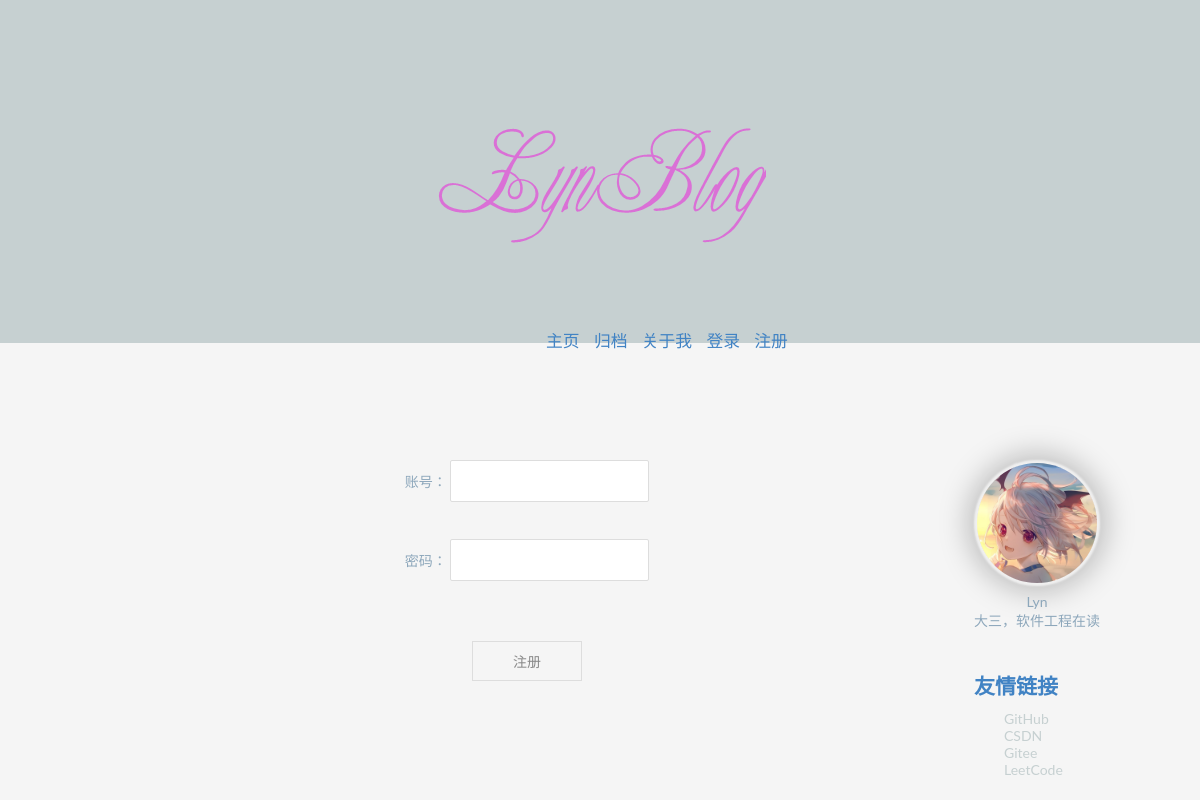
/register.php, run on the app's committed database.
### tables this page shows
CREATE TABLE `friends` (
  `name` varchar(254) NOT NULL,
  `url` varchar(500) NOT NULL
);

### register.php (the view, shortened to what this page needs)
<!DOCTYPE html PUBLIC "-//W3C//DTD XHTML 1.0 Transitional//EN"
    "http://www.w3.org/TR/xhtml1/DTD/xhtml1-transitional.dtd">
<html xmlns="http://www.w3.org/1999/xhtml">
<?php
include("config.php");
$sql2 = "select * from friends";
$result2 = mysqli_query($con, $sql2);
$isLogin = 1
?>
<head>
    <link rel="stylesheet" href="css/common.css">
    <link rel="stylesheet" href="css/login.css">
    <link rel="stylesheet" href="css/markdown.css">
</head>
<body>
<div id="container">
    <div id="wrap">
        <header id="header">
            <div id="banner">
                <img src="images/banner.png" alt="">
            </div>
            <ul>
                <li><a href="index.php">主页</a></li>
                <li><a href="archives.php">归档</a></li>
                <li><a href="about.php">关于我</a></li>
                <?php
                if ($isLogin == 1) {
                    ?>
                    <li><a href="login.php">登录</a></li>
                    <li><a href="register.php">注册</a></li>
                    <?php
                }
                ?>
            </ul>
        </header>
    </div>
    <aside>
        <div id="profile">
            <img class="profile img-circle loading" src="images/me.jpg" alt=""/>
            <p>Lyn</p>
            <p>大三，软件工程在读</p>
        </div>
        <div id="friend-link">
            <h1 class="catalog">友情链接</h1>
            <ul>
                <?php
                while ($row = mysqli_fetch_array($result2)) {
                    ?>
                    <li><a href="<?php echo $row[1] ?>"><span><?php echo $row[0] ?></span></a></li>
                    <?php
                }
                ?>
            </ul>
        </div>
        <br>
    </aside>
    <div id="comments" class="comments-area">
        <center>
            <br>
            <form name="form1" id="form1" method="post" action="postRegister.php" onsubmit="return CheckPost();">
                <p><label for="username"></label>
                    <label>
                        <span>账号：</span>
                        <input name="username" type="text" id="username" value="">
                    </label>
                </p>
                <br>
                <p><label for="password"></label>
                    <label>
                        <span>密码：</span>
                        <input name="password" type="password" id="password" value="">
                    </label>
                </p>
                <p>
                    <input type="submit" name="button" id="button" value="注册">
                </p>
            </form>
        </center>
    </div>
</div>
</body>
</html>

### css/common.css (style rules this page uses)
* { vertical-align: baseline; font-weight: inherit; font-family: inherit; font-style: inherit; font-size: 100%; outline: 0; padding: 0; margin: 0; border: 0; }
body { background-color: #f5f5f5; font-family: Lato, "Microsoft Jhenghei", "Hiragino Sans GB", "Microsoft YaHei", sans-serif; font-size: 14px; color: #8da7bb; font-smoothing: antialiased; -webkit-font-smoothing: antialiased; }
ul li { list-style: none; }
a { text-decoration: none; color: #c6d0d1; }
a:link, a:visited { color: #c6d0d1; }
img.profile { max-width: 120px; margin-top: 50px; -webkit-transition: 500ms; -moz-transition: 500ms; margin-bottom: 10px; transition: 500ms; border-radius: 100px; -moz-border-radius: 100px; -webkit-border-radius: 100px; -webkit-box-shadow: 0px 0px 2px 3px rgba(255, 255, 255, 0.7), 0px 0px 30px 8px rgba(0, 0, 0, 0.25); -moz-box-shadow: 0px 0px 2px 3px rgba(255, 255, 255, 0.7), 0px 0px 30px 8px rgba(0, 0, 0, 0.25); box-shadow: 0px 0px 2px 3px rgba(255, 255, 255, 0.7), 0px 0px 30px 8px rgba(0, 0, 0, 0.25); }
#header { background-color: #c6d0d1; height: 343px; margin-bottom: 70px; }
#header ul { font-size: 1.2em; word-spacing: 10px; list-style: none; margin-left: 43%; margin-top: 5%; }
#header a:link, #header a:visited { text-decoration: none; color: #4183C4; }
#banner img { position: relative; margin-left: 35%; margin-top: 7%; }
#header ul li { display: inline; }
#profile { text-align: center; margin-bottom: 40px; display: block; }
h1.catalog { font-size: 1.5em; color: #4183C4; }
aside { float: right; margin-left: 100px; margin-right: 100px; display: block; }
.comments-area { margin-left: 35%; display: block; margin-bottom: 100px; }
.comments-area p { margin-bottom: 20px; }

### css/login.css (style rules this page uses)
button, input, textarea { border: 2px solid #d4d0ba; font-family: inherit; padding: 5px; }
input, textarea { border: 1px solid #ddd; -webkit-border-radius: 2px; -moz-border-radius: 2px; border-radius: 2px; font-weight: 300; color: #888; height: 40px; max-width: 100% !important; padding: 0 10px; }
button, input[type="submit"], input[type="button"], input[type="reset"] { background: transparent; border-radius: 0; cursor: pointer; display: inline-block; font-family: Arial, sans-serif; font-weight: 400; height: 40px; line-height: 40px; margin: 40px 0 0 0; padding: 0 40px; text-transform: uppercase; text-decoration: none; -webkit-transition: all 0.3s ease-out; -moz-transition: all 0.3s ease-out; -ms-transition: all 0.3s ease-out; transition: all 0.3s ease-out; }
.comments-area { margin-left: 15%; margin-bottom: 100px; margin-top: 100px; }
.comments-area p { margin-bottom: 20px; }

### css/markdown.css (style rules this page uses)
h1, h2, h3, h4, h5, h6 { margin: 20px 0 10px; padding: 0; font-weight: bold; -webkit-font-smoothing: antialiased; }
h1 { font-size: 28px; color: #000; }
a { color: #4183C4; text-decoration: none; }
ul, ol { padding-left: 30px; }
ul li > :first-child, ol li > :first-child, ul li ul:first-of-type, ol li ol:first-of-type, ul li ol:first-of-type, ol li ul:first-of-type { margin-top: 0px; }

### data on the page
friends: name "GitHub"
friends: name "CSDN"
friends: name "Gitee"
friends: name "LeetCode"
